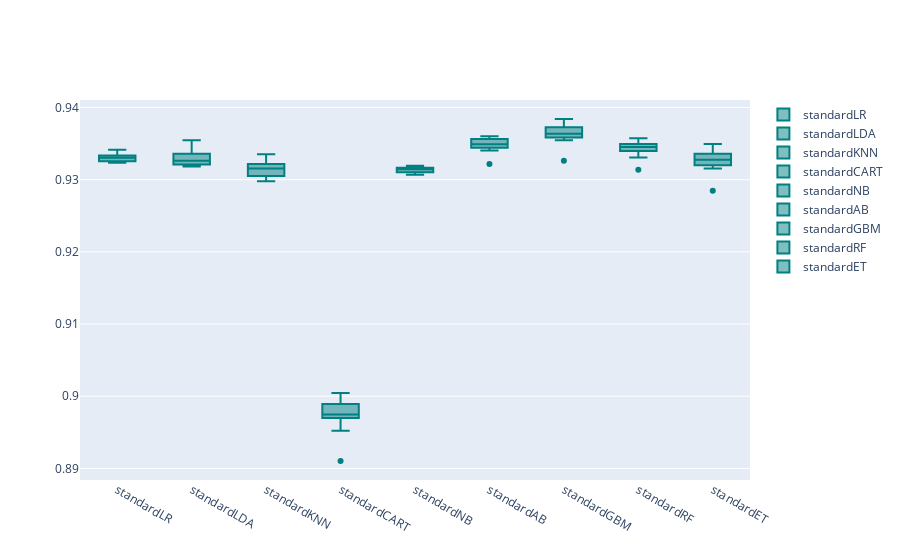

The notebook cell this image was saved under:
### Code cell
import plotly.graph_objs as go
import plotly.offline as py
class PlotBoxR(object):
    
    
    def __Trace(self,nameOfFeature,value): 
    
        trace = go.Box(
            y=value,
            name = nameOfFeature,
            marker = dict(
                color = 'rgb(0, 128, 128)',
            )
        )
        return trace

    def PlotResult(self,names,results):
        
        data = []

        for i in range(len(names)):
            data.append(self.__Trace(names[i],results[i]))


        py.iplot(data)
        
        
        
PlotBoxR().PlotResult(names,results)
scaledScoreStandard = ScoreDataFrame(names,results)
compareModels = pd.concat([basedLineScore,
                           scaledScoreStandard], axis=1)
compareModels

### Figure 1 — Plotly figure (JSON) as saved in the notebook; plotly's stock layout.template omitted (floating-point values rounded to 4 significant figures)
{"data": [{"marker": {"color": "rgb(0, 128, 128)"}, "name": "standardLR", "type": "box", "y": [0.9324, 0.9333, 0.9332, 0.9325, 0.9341, 0.9332, 0.934, 0.9324, 0.9325, 0.9329]}, {"marker": {"color": "rgb(0, 128, 128)"}, "name": "standardLDA", "type": "box", "y": [0.9336, 0.9326, 0.9323, 0.9321, 0.9355, 0.9326, 0.9336, 0.932, 0.9318, 0.9343]}, {"marker": {"color": "rgb(0, 128, 128)"}, "name": "standardKNN", "type": "box", "y": [0.9316, 0.9316, 0.9335, 0.9322, 0.9316, 0.9315, 0.9333, 0.9305, 0.9298, 0.93]}, {"marker": {"color": "rgb(0, 128, 128)"}, "name": "standardCART", "type": "box", "y": [0.9004, 0.897, 0.8978, 0.8979, 0.8989, 0.8972, 0.8972, 0.891, 0.8952, 0.8997]}, {"marker": {"color": "rgb(0, 128, 128)"}, "name": "standardNB", "type": "box", "y": [0.9318, 0.9311, 0.9319, 0.9316, 0.9315, 0.9315, 0.9314, 0.9308, 0.9307, 0.931]}, {"marker": {"color": "rgb(0, 128, 128)"}, "name": "standardAB", "type": "box", "y": [0.9344, 0.935, 0.9356, 0.9347, 0.9359, 0.9356, 0.936, 0.9322, 0.934, 0.9348]}, {"marker": {"color": "rgb(0, 128, 128)"}, "name": "standardGBM", "type": "box", "y": [0.9361, 0.9364, 0.9363, 0.9355, 0.9384, 0.9379, 0.9372, 0.9326, 0.9358, 0.9372]}, {"marker": {"color": "rgb(0, 128, 128)"}, "name": "standardRF", "type": "box", "y": [0.9356, 0.9331, 0.9345, 0.9346, 0.9349, 0.934, 0.9357, 0.9314, 0.9348, 0.9344]}, {"marker": {"color": "rgb(0, 128, 128)"}, "name": "standardET", "type": "box", "y": [0.9331, 0.9316, 0.9336, 0.9336, 0.9323, 0.9333, 0.9349, 0.9284, 0.932, 0.9324]}], "layout": {}}
